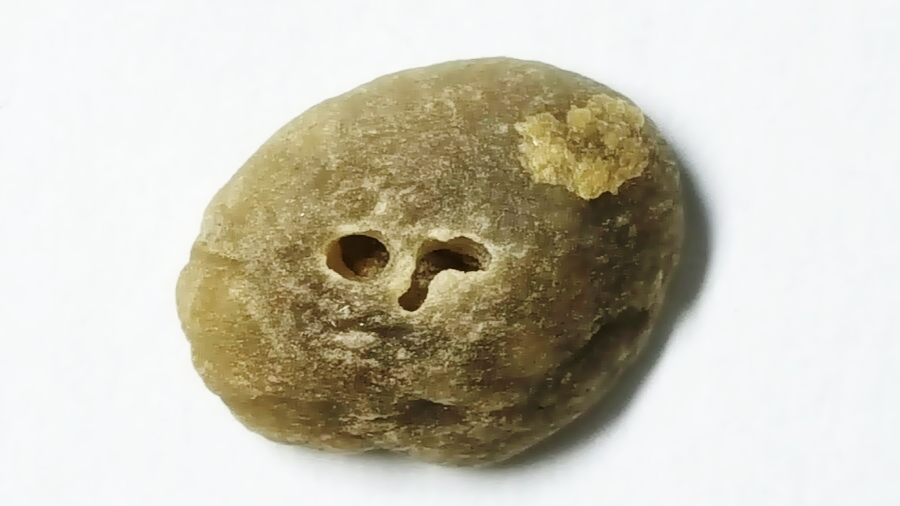
#> input picture Coffee_Inspection_Work/research_notebook/hwan_opencv/init_opencv/image/insect_damage.jpg, 900 x 506 px, found by its file name
$ python 'OpenCV_ch12_이진화.py'
#> lines starting #> are read from the running program, lines starting #| are printed output that depends on the picture; after the words box and inside, x2 and y2 are one past the last pixel; in counts of white or black regions, pixels touching at a corner belong together
# Main Code

import cv2

src = cv2.imread('./data/insect_damage.jpg', cv2.IMREAD_COLOR)
#> src is the input picture: shape (506, 900, 3); mean B, G, R 182.4, 197.5, 201.3


# 이진화를 적용하기 위해서 그레이스케일로 변환
gray = cv2.cvtColor(src, cv2.COLOR_RGB2GRAY)
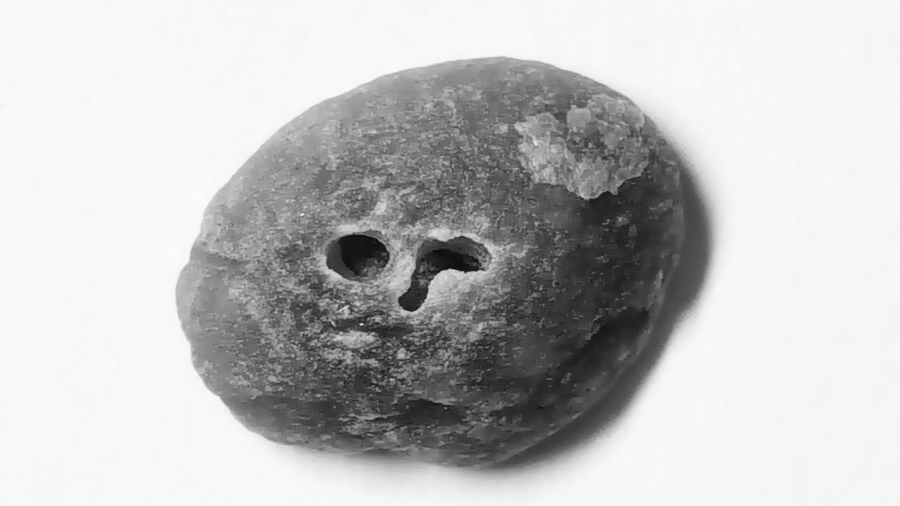
#> gray: shape (506, 900); min 8, max 252, mean 193.2
# ret : 임계값 저장
# cv2.threshold(그레이스케일 이미지, 임계값, 최댓값, 임계값 종류)
# 임계값 보다 작으면 0, 임계값 보다 크면 1
ret, dst = cv2.threshold(gray, 170, 255, cv2.THRESH_BINARY)
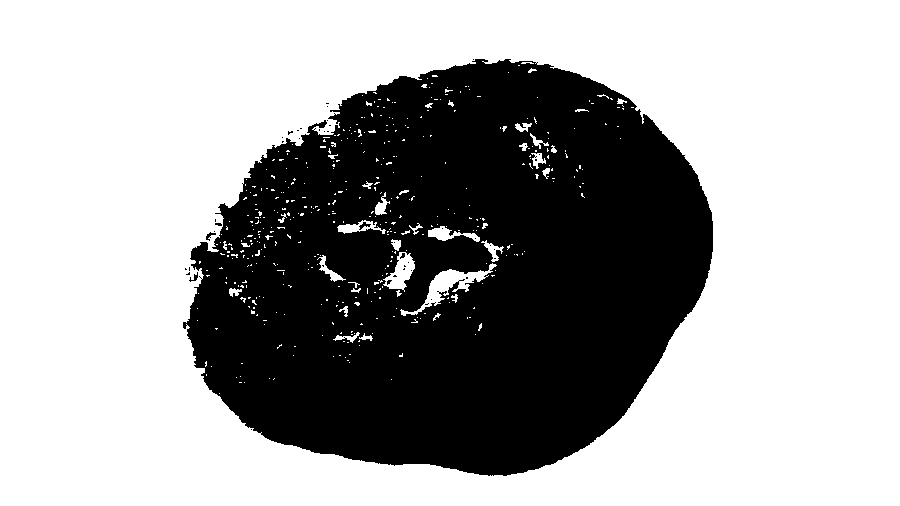
#> dst: shape (506, 900); 64.9% white; 45 black regions (41 under 20 px), largest, box (x1, y1, x2, y2) and area: (183, 59, 713, 476) 159450, (359, 222, 371, 230) 40, (206, 232, 216, 241) 36, (189, 272, 198, 282) 33

cv2.imshow('dst', dst)
cv2.waitKey(0)
cv2.destroyAllWindows()

$ run again, with Coffee_Inspection_Work/research_notebook/hwan_opencv/init_opencv/image/obama.jpg copied over Coffee_Inspection_Work/research_notebook/hwan_opencv/init_opencv/image/insect_damage.jpg
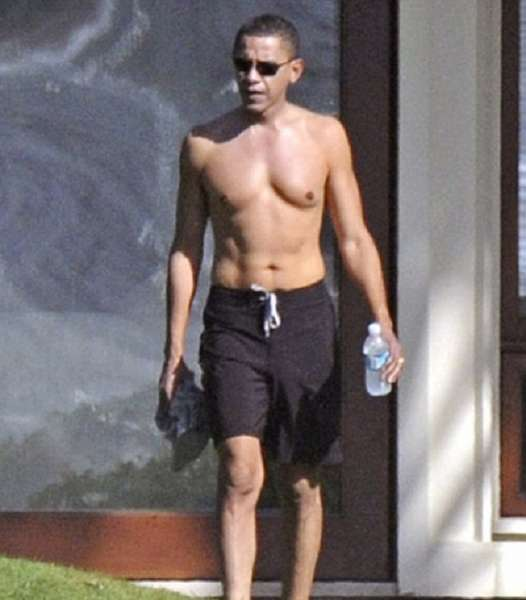
#> input picture Coffee_Inspection_Work/research_notebook/hwan_opencv/init_opencv/image/obama.jpg, 526 x 600 px, found by its file name
#> src is the input picture: shape (600, 526, 3); mean B, G, R 111.1, 110.5, 119.5
#> `gray = cv2.cvtColor(src, cv2.COLOR_RGB2GRAY)`:
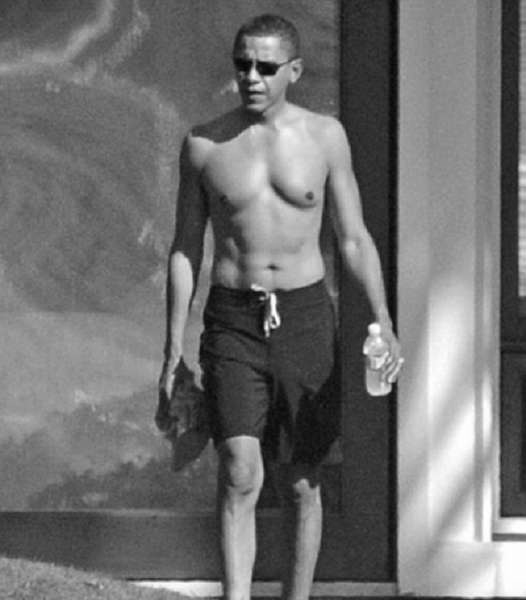
#> gray: shape (600, 526); min 3, max 255, mean 111.7
#> `ret, dst = cv2.threshold(gray, 170, 255, cv2.THRESH_BINARY)`:
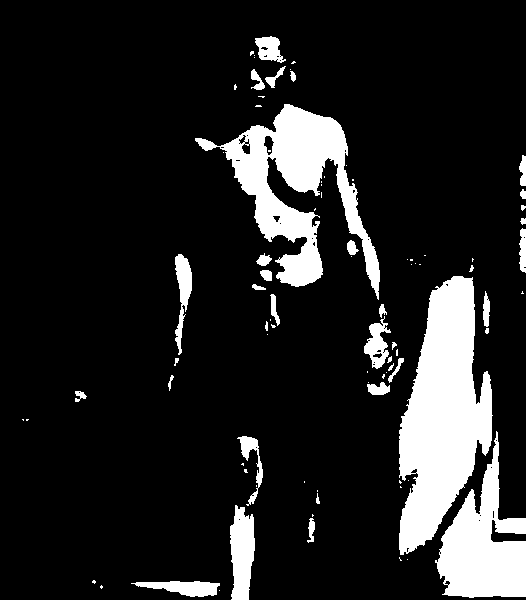
#> dst: shape (600, 526); 13.7% white; 87 white regions (50 under 20 px), largest, box (x1, y1, x2, y2) and area: (399, 276, 493, 555) 15849, (195, 104, 380, 300) 11933, (435, 431, 526, 598) 7558
